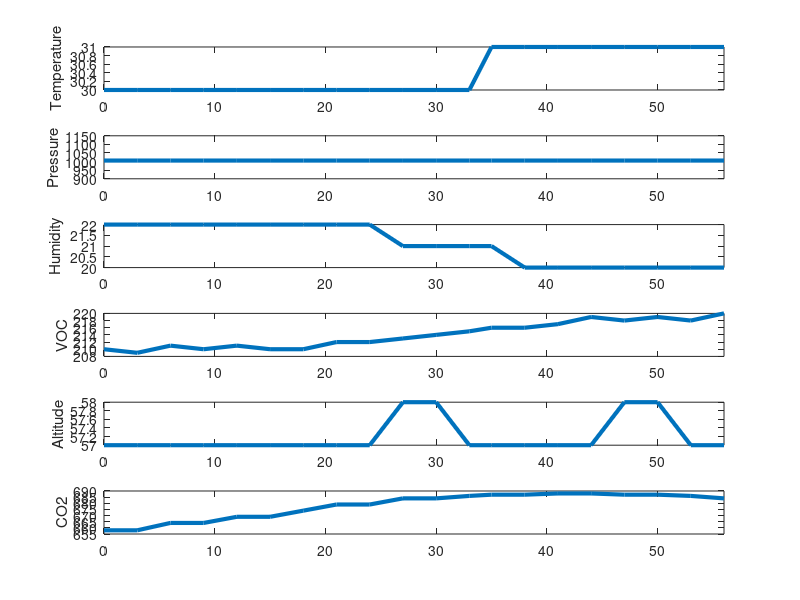
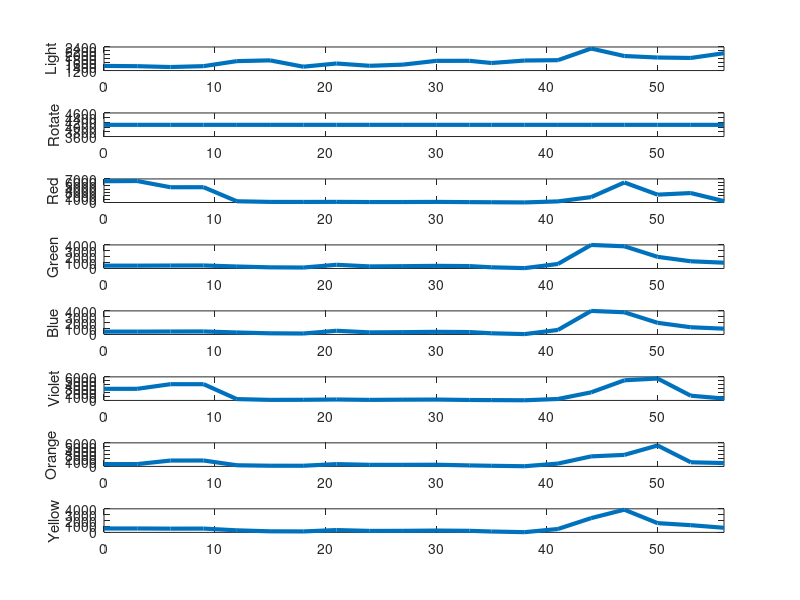

Reproduce these figures in MATLAB, in order.
clc
clear
close all

data = load('hehe.txt');


data = data(2:end, :);
[m,n] = size(data);
for i = 1 : m
    time(i) = ((((data(i,4)*60)+data(i,5))*60)+data(i,6));
end
time = time - time(1);
figure
subplot(6,1,1); plot(time, data(:,7),'linewidth',3); ylabel('Temperature'); xlim([0 time(end)]);
subplot(6,1,2); plot(time, data(:,8),'linewidth',3); ylabel('Pressure'); xlim([0 time(end)]);
subplot(6,1,3); plot(time, data(:,9),'linewidth',3); ylabel('Humidity'); xlim([0 time(end)]);
subplot(6,1,4); plot(time, data(:,10),'linewidth',3); ylabel('VOC'); xlim([0 time(end)]);
subplot(6,1,5); plot(time, data(:,11),'linewidth',3); ylabel('Altitude'); xlim([0 time(end)]);
subplot(6,1,6); plot(time, data(:,12),'linewidth',3); ylabel('CO2'); xlim([0 time(end)]);
set(gcf,'outerposition',get(0,'screensize'));

figure
subplot(8,1,1); plot(time, data(:,13),'linewidth',3); ylabel('Light'); xlim([0 time(end)]);
subplot(8,1,2); plot(time, data(:,14),'linewidth',3); ylabel('Rotate'); xlim([0 time(end)]);
subplot(8,1,3); plot(time, data(:,15),'linewidth',3); ylabel('Red'); xlim([0 time(end)]);
subplot(8,1,4); plot(time, data(:,16),'linewidth',3); ylabel('Green'); xlim([0 time(end)]);
subplot(8,1,5); plot(time, data(:,17),'linewidth',3); ylabel('Blue'); xlim([0 time(end)]);
subplot(8,1,6); plot(time, data(:,18),'linewidth',3); ylabel('Violet'); xlim([0 time(end)]);
subplot(8,1,7); plot(time, data(:,19),'linewidth',3); ylabel('Orange'); xlim([0 time(end)]);
subplot(8,1,8); plot(time, data(:,20),'linewidth',3); ylabel('Yellow'); xlim([0 time(end)]);
set(gcf,'outerposition',get(0,'screensize'));